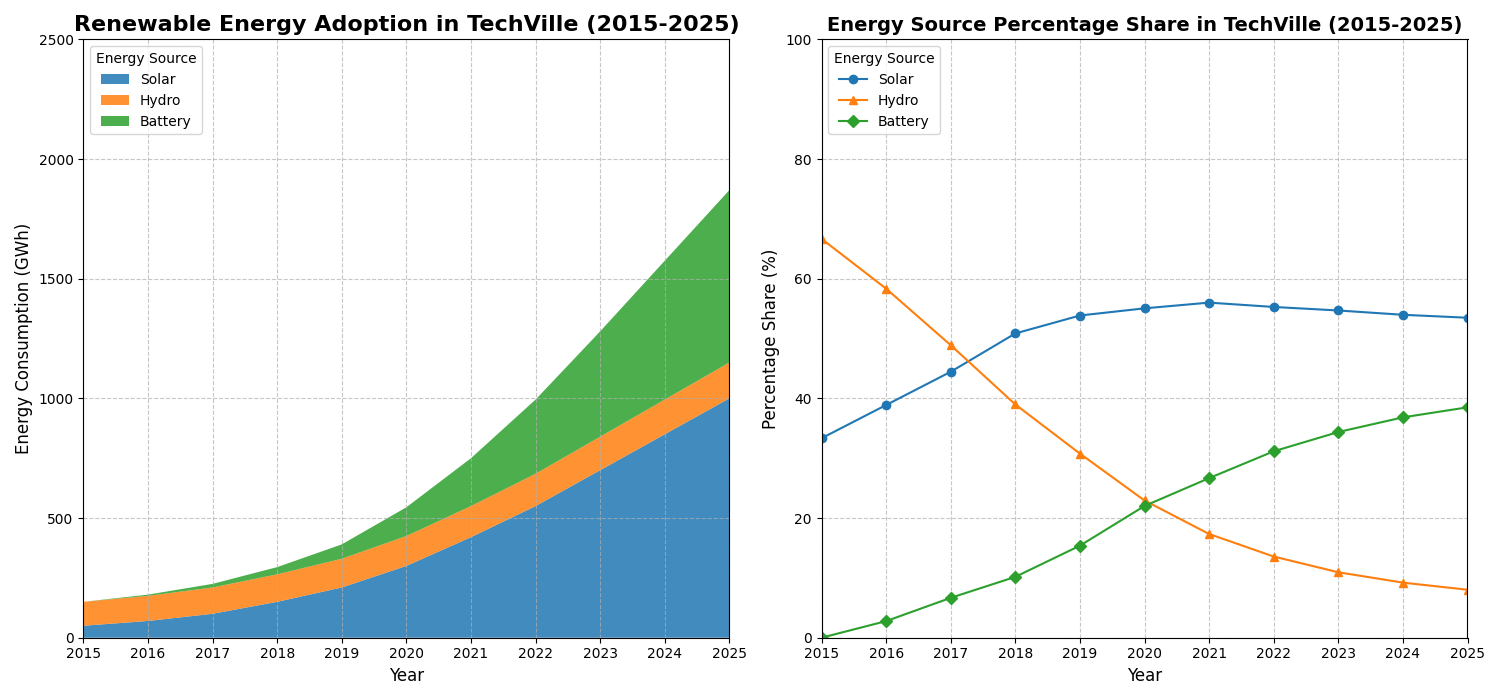

Here is the Python script that generated this plot:
import matplotlib.pyplot as plt
import numpy as np

years = np.arange(2015, 2026)
solar = np.array([50, 70, 100, 150, 210, 300, 420, 550, 700, 850, 1000])
hydro = np.array([100, 105, 110, 115, 120, 125, 130, 135, 140, 145, 150])
battery_storage = np.array([0, 5, 15, 30, 60, 120, 200, 310, 440, 580, 720])

total_consumption = solar + hydro + battery_storage
solar_share = (solar / total_consumption) * 100
hydro_share = (hydro / total_consumption) * 100
battery_storage_share = (battery_storage / total_consumption) * 100

fig, axs = plt.subplots(1, 2, figsize=(15, 7))

axs[0].stackplot(years, solar, hydro, battery_storage, 
                 labels=['Solar', 'Hydro', 'Battery'], 
                 colors=['#1F77B4', '#FF7F0E', '#2CA02C'], alpha=0.85)
axs[0].set_title("Renewable Energy Adoption in TechVille (2015-2025)", fontsize=16, fontweight='bold')
axs[0].set_xlabel("Year", fontsize=12)
axs[0].set_ylabel("Energy Consumption (GWh)", fontsize=12)
axs[0].legend(loc='upper left', title="Energy Source")
axs[0].grid(True, linestyle='--', alpha=0.7)
axs[0].set_xticks(years)
axs[0].set_xlim(2015, 2025)
axs[0].set_ylim(0, 2500)

axs[1].plot(years, solar_share, label='Solar', color='#1F77B4', marker='o')
axs[1].plot(years, hydro_share, label='Hydro', color='#FF7F0E', marker='^')
axs[1].plot(years, battery_storage_share, label='Battery', color='#2CA02C', marker='D')
axs[1].set_title("Energy Source Percentage Share in TechVille (2015-2025)", fontsize=14, fontweight='bold')
axs[1].set_xlabel("Year", fontsize=12)
axs[1].set_ylabel("Percentage Share (%)", fontsize=12)
axs[1].legend(loc='upper left', title="Energy Source")
axs[1].grid(True, linestyle='--', alpha=0.7)
axs[1].set_xticks(years)
axs[1].set_xlim(2015, 2025)
axs[1].set_ylim(0, 100)

plt.tight_layout()
plt.show()
